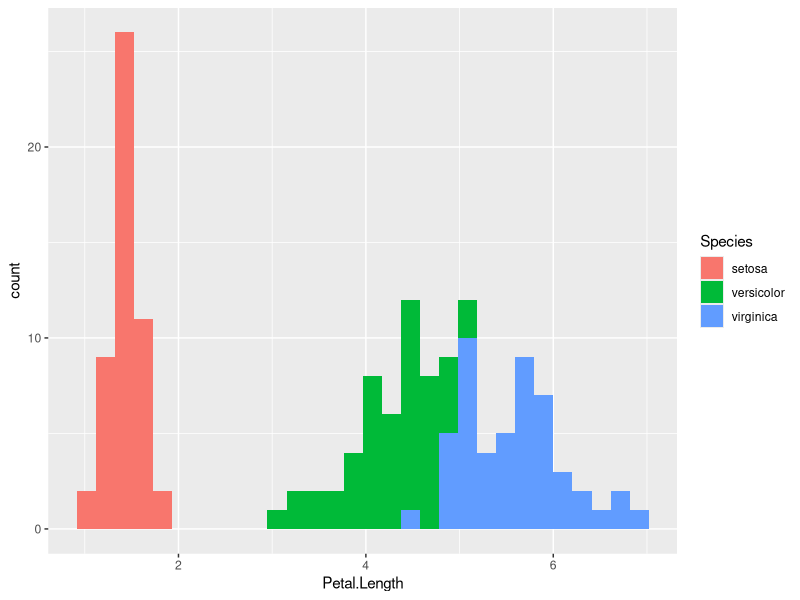
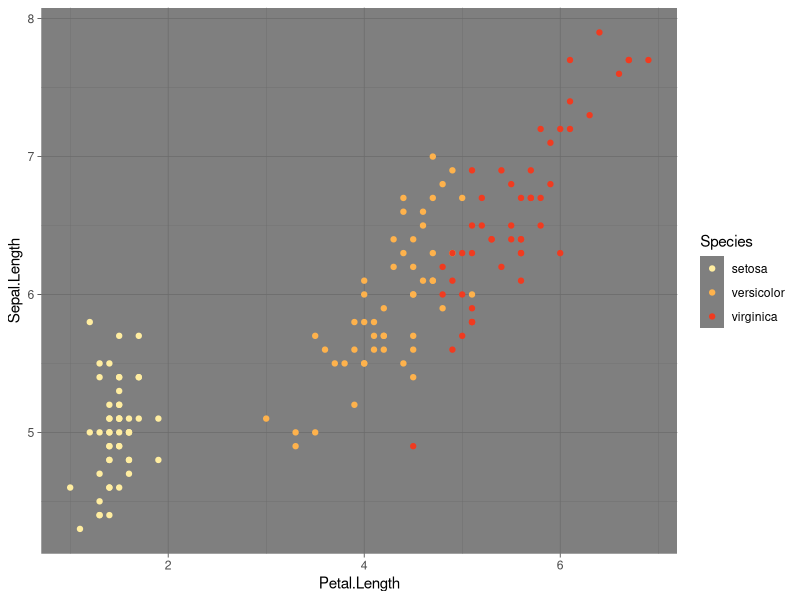
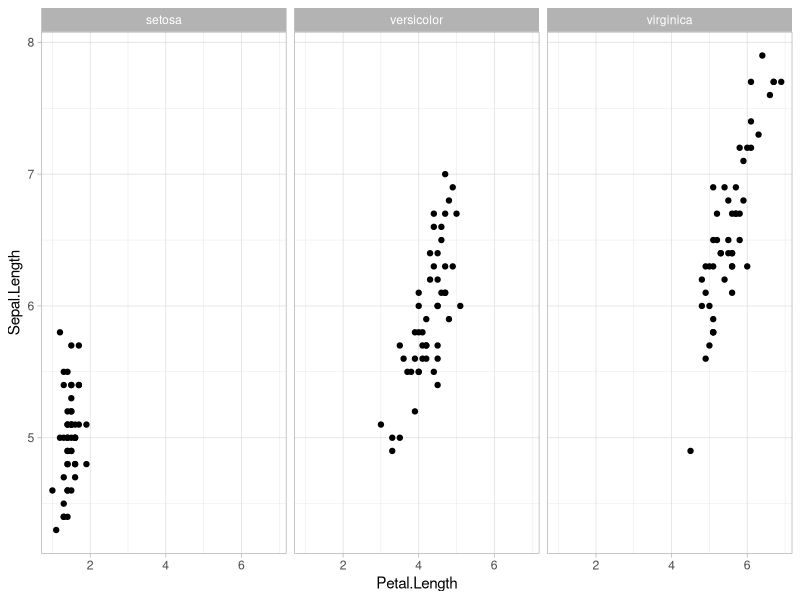
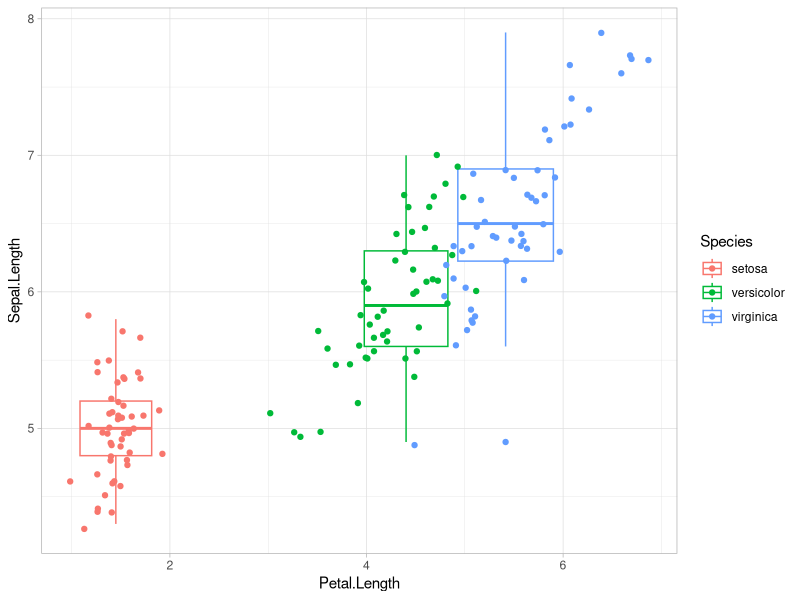
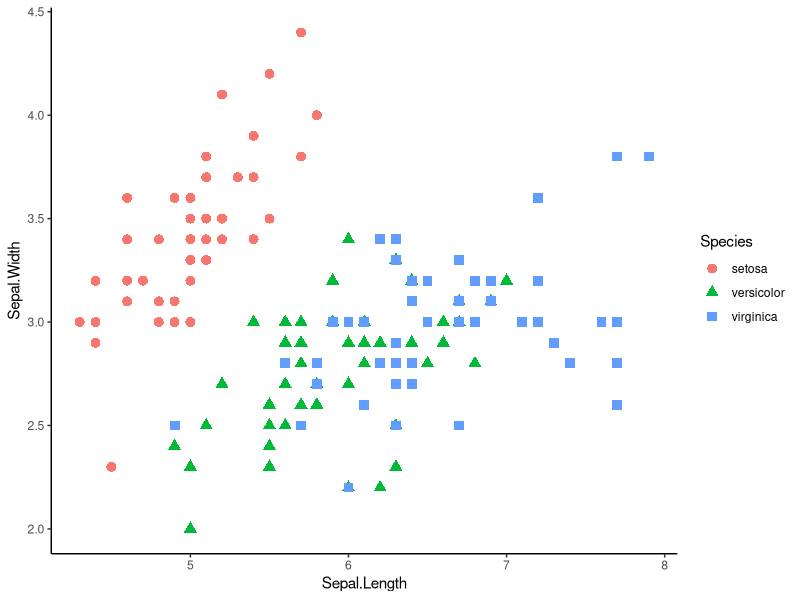

Recreate these plots in R, in order.
## ---- chunk 1
knitr::opts_chunk$set(echo = TRUE)
library(tidyverse)
## ---- chunk 2

ggplot(iris, aes(x = Petal.Length, fill = Species))+
  geom_histogram()

#+labs(title = "hola")
  
## ---- chunk 3
ggplot(iris, aes(Petal.Length, Sepal.Length, color = Species))+
  geom_point()+
  scale_color_brewer(palette = "YlOrRd")+
  theme_dark()

## ---- chunk 4
ggplot(iris, aes(Petal.Length, Sepal.Length))+
  geom_point()+
  facet_wrap(~Species)+ # se agrega argumento ncol=1
  theme_light()
  
## ---- chunk 5
ggplot(iris, aes(Petal.Length, Sepal.Length, color = Species))+
  geom_boxplot()+
  geom_jitter()+
  theme_light()
#+coord_flip()
  
## ---- chunk 6
ggplot(data = iris, aes(x = Sepal.Length, y = Sepal.Width)) + 
    geom_point(aes(color=Species, shape=Species), size = 3) +
  theme_classic()

